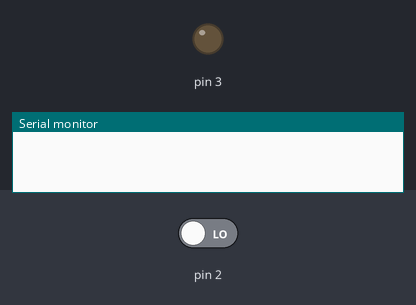
Bench run of a sketch on a simulated Arduino Uno, built with avr-gcc and run on an emulated ATmega328P. Parts: output pins drawn as LEDs (lit = HIGH), the last lines printed to the serial monitor. Inputs (shaded band) come from the test bench; at power-on: pin 2 LOW.

Above: at 1.2 s.
1.3 s: pin 2 driven HIGH
At 1.8 s:
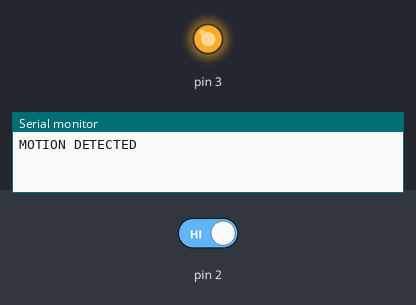
2.8 s: pin 2 driven LOW
At 4.1 s:
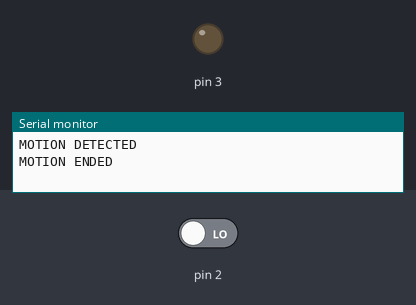
Timing chart, 0 to 5.8 s (numbered marks = the images above; inputs shaded):
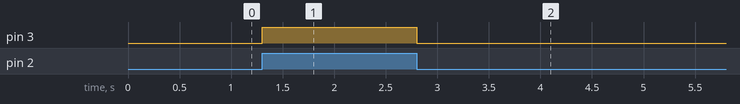

Measured:
- after the input at 1.3 s, pin 3: LOW → HIGH at once
- after the input at 2.8 s, pin 3: HIGH → LOW at once

The sketch:

sourcecode.ino
```cpp
#include<SoftwareSerial.h>
int pirstate=LOW;
int rx=0,tx=1;
SoftwareSerial BTSerial(rx,tx);
void setup() {
pinMode(2,INPUT);
pinMode(3,OUTPUT);
BTSerial.begin(9600);
Serial.begin(9600);
}

void loop() {

  int value=digitalRead(2);
  if(value==HIGH){
    digitalWrite(3,HIGH);
    if (pirstate==LOW){
    Serial.println("MOTION DETECTED");
    pirstate=HIGH;
  }
  }
  else{
    digitalWrite(3,LOW);
    if(pirstate==HIGH){
      Serial.println("MOTION ENDED");
      pirstate=LOW;
    }
  }

}
```
